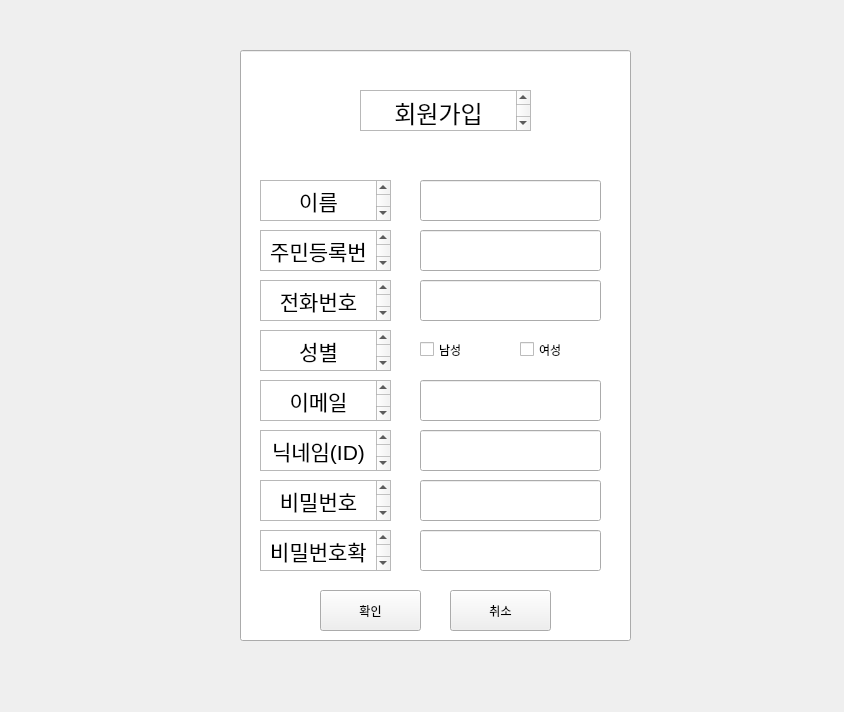
<?xml version="1.0" encoding="UTF-8"?>
<ui version="4.0">
 <class>Form</class>
 <widget class="QWidget" name="Form">
  <property name="geometry">
   <rect>
    <x>0</x>
    <y>0</y>
    <width>844</width>
    <height>712</height>
   </rect>
  </property>
  <property name="windowTitle">
   <string>Form</string>
  </property>
  <widget class="QLineEdit" name="lineEdit">
   <property name="geometry">
    <rect>
     <x>240</x>
     <y>50</y>
     <width>391</width>
     <height>591</height>
    </rect>
   </property>
   <property name="readOnly">
    <bool>true</bool>
   </property>
  </widget>
  <widget class="QTextEdit" name="textEdit">
   <property name="geometry">
    <rect>
     <x>360</x>
     <y>90</y>
     <width>171</width>
     <height>41</height>
    </rect>
   </property>
   <property name="readOnly">
    <bool>true</bool>
   </property>
   <property name="html">
    <string>&lt;!DOCTYPE HTML PUBLIC &quot;-//W3C//DTD HTML 4.0//EN&quot; &quot;http://www.w3.org/TR/REC-html40/strict.dtd&quot;&gt;
&lt;html&gt;&lt;head&gt;&lt;meta name=&quot;qrichtext&quot; content=&quot;1&quot; /&gt;&lt;meta charset=&quot;utf-8&quot; /&gt;&lt;style type=&quot;text/css&quot;&gt;
p, li { white-space: pre-wrap; }
hr { height: 1px; border-width: 0; }
li.unchecked::marker { content: &quot;\2610&quot;; }
li.checked::marker { content: &quot;\2612&quot;; }
&lt;/style&gt;&lt;/head&gt;&lt;body style=&quot; font-family:'Sans Serif'; font-size:9pt; font-weight:400; font-style:normal;&quot;&gt;
&lt;p align=&quot;center&quot; style=&quot; margin-top:0px; margin-bottom:0px; margin-left:0px; margin-right:0px; -qt-block-indent:0; text-indent:0px;&quot;&gt;&lt;span style=&quot; font-size:18pt;&quot;&gt;회원가입&lt;/span&gt;&lt;/p&gt;&lt;/body&gt;&lt;/html&gt;</string>
   </property>
  </widget>
  <widget class="QTextEdit" name="textEdit_2">
   <property name="geometry">
    <rect>
     <x>260</x>
     <y>180</y>
     <width>131</width>
     <height>41</height>
    </rect>
   </property>
   <property name="readOnly">
    <bool>true</bool>
   </property>
   <property name="html">
    <string>&lt;!DOCTYPE HTML PUBLIC &quot;-//W3C//DTD HTML 4.0//EN&quot; &quot;http://www.w3.org/TR/REC-html40/strict.dtd&quot;&gt;
&lt;html&gt;&lt;head&gt;&lt;meta name=&quot;qrichtext&quot; content=&quot;1&quot; /&gt;&lt;meta charset=&quot;utf-8&quot; /&gt;&lt;style type=&quot;text/css&quot;&gt;
p, li { white-space: pre-wrap; }
hr { height: 1px; border-width: 0; }
li.unchecked::marker { content: &quot;\2610&quot;; }
li.checked::marker { content: &quot;\2612&quot;; }
&lt;/style&gt;&lt;/head&gt;&lt;body style=&quot; font-family:'Sans Serif'; font-size:9pt; font-weight:400; font-style:normal;&quot;&gt;
&lt;p align=&quot;center&quot; style=&quot; margin-top:0px; margin-bottom:0px; margin-left:0px; margin-right:0px; -qt-block-indent:0; text-indent:0px;&quot;&gt;&lt;span style=&quot; font-size:16pt;&quot;&gt;이름&lt;/span&gt;&lt;/p&gt;&lt;/body&gt;&lt;/html&gt;</string>
   </property>
  </widget>
  <widget class="QTextEdit" name="textEdit_3">
   <property name="geometry">
    <rect>
     <x>260</x>
     <y>230</y>
     <width>131</width>
     <height>41</height>
    </rect>
   </property>
   <property name="readOnly">
    <bool>true</bool>
   </property>
   <property name="html">
    <string>&lt;!DOCTYPE HTML PUBLIC &quot;-//W3C//DTD HTML 4.0//EN&quot; &quot;http://www.w3.org/TR/REC-html40/strict.dtd&quot;&gt;
&lt;html&gt;&lt;head&gt;&lt;meta name=&quot;qrichtext&quot; content=&quot;1&quot; /&gt;&lt;meta charset=&quot;utf-8&quot; /&gt;&lt;style type=&quot;text/css&quot;&gt;
p, li { white-space: pre-wrap; }
hr { height: 1px; border-width: 0; }
li.unchecked::marker { content: &quot;\2610&quot;; }
li.checked::marker { content: &quot;\2612&quot;; }
&lt;/style&gt;&lt;/head&gt;&lt;body style=&quot; font-family:'Sans Serif'; font-size:9pt; font-weight:400; font-style:normal;&quot;&gt;
&lt;p align=&quot;center&quot; style=&quot; margin-top:0px; margin-bottom:0px; margin-left:0px; margin-right:0px; -qt-block-indent:0; text-indent:0px;&quot;&gt;&lt;span style=&quot; font-size:16pt;&quot;&gt;주민등록번호&lt;/span&gt;&lt;/p&gt;&lt;/body&gt;&lt;/html&gt;</string>
   </property>
  </widget>
  <widget class="QTextEdit" name="textEdit_4">
   <property name="geometry">
    <rect>
     <x>260</x>
     <y>280</y>
     <width>131</width>
     <height>41</height>
    </rect>
   </property>
   <property name="readOnly">
    <bool>true</bool>
   </property>
   <property name="html">
    <string>&lt;!DOCTYPE HTML PUBLIC &quot;-//W3C//DTD HTML 4.0//EN&quot; &quot;http://www.w3.org/TR/REC-html40/strict.dtd&quot;&gt;
&lt;html&gt;&lt;head&gt;&lt;meta name=&quot;qrichtext&quot; content=&quot;1&quot; /&gt;&lt;meta charset=&quot;utf-8&quot; /&gt;&lt;style type=&quot;text/css&quot;&gt;
p, li { white-space: pre-wrap; }
hr { height: 1px; border-width: 0; }
li.unchecked::marker { content: &quot;\2610&quot;; }
li.checked::marker { content: &quot;\2612&quot;; }
&lt;/style&gt;&lt;/head&gt;&lt;body style=&quot; font-family:'Sans Serif'; font-size:9pt; font-weight:400; font-style:normal;&quot;&gt;
&lt;p align=&quot;center&quot; style=&quot; margin-top:0px; margin-bottom:0px; margin-left:0px; margin-right:0px; -qt-block-indent:0; text-indent:0px;&quot;&gt;&lt;span style=&quot; font-size:16pt;&quot;&gt;전화번호&lt;/span&gt;&lt;/p&gt;&lt;/body&gt;&lt;/html&gt;</string>
   </property>
  </widget>
  <widget class="QTextEdit" name="textEdit_5">
   <property name="geometry">
    <rect>
     <x>260</x>
     <y>330</y>
     <width>131</width>
     <height>41</height>
    </rect>
   </property>
   <property name="readOnly">
    <bool>true</bool>
   </property>
   <property name="html">
    <string>&lt;!DOCTYPE HTML PUBLIC &quot;-//W3C//DTD HTML 4.0//EN&quot; &quot;http://www.w3.org/TR/REC-html40/strict.dtd&quot;&gt;
&lt;html&gt;&lt;head&gt;&lt;meta name=&quot;qrichtext&quot; content=&quot;1&quot; /&gt;&lt;meta charset=&quot;utf-8&quot; /&gt;&lt;style type=&quot;text/css&quot;&gt;
p, li { white-space: pre-wrap; }
hr { height: 1px; border-width: 0; }
li.unchecked::marker { content: &quot;\2610&quot;; }
li.checked::marker { content: &quot;\2612&quot;; }
&lt;/style&gt;&lt;/head&gt;&lt;body style=&quot; font-family:'Sans Serif'; font-size:9pt; font-weight:400; font-style:normal;&quot;&gt;
&lt;p align=&quot;center&quot; style=&quot; margin-top:0px; margin-bottom:0px; margin-left:0px; margin-right:0px; -qt-block-indent:0; text-indent:0px;&quot;&gt;&lt;span style=&quot; font-size:16pt;&quot;&gt;성별&lt;/span&gt;&lt;/p&gt;&lt;/body&gt;&lt;/html&gt;</string>
   </property>
  </widget>
  <widget class="QTextEdit" name="textEdit_6">
   <property name="geometry">
    <rect>
     <x>260</x>
     <y>380</y>
     <width>131</width>
     <height>41</height>
    </rect>
   </property>
   <property name="readOnly">
    <bool>true</bool>
   </property>
   <property name="html">
    <string>&lt;!DOCTYPE HTML PUBLIC &quot;-//W3C//DTD HTML 4.0//EN&quot; &quot;http://www.w3.org/TR/REC-html40/strict.dtd&quot;&gt;
&lt;html&gt;&lt;head&gt;&lt;meta name=&quot;qrichtext&quot; content=&quot;1&quot; /&gt;&lt;meta charset=&quot;utf-8&quot; /&gt;&lt;style type=&quot;text/css&quot;&gt;
p, li { white-space: pre-wrap; }
hr { height: 1px; border-width: 0; }
li.unchecked::marker { content: &quot;\2610&quot;; }
li.checked::marker { content: &quot;\2612&quot;; }
&lt;/style&gt;&lt;/head&gt;&lt;body style=&quot; font-family:'Sans Serif'; font-size:9pt; font-weight:400; font-style:normal;&quot;&gt;
&lt;p align=&quot;center&quot; style=&quot; margin-top:0px; margin-bottom:0px; margin-left:0px; margin-right:0px; -qt-block-indent:0; text-indent:0px;&quot;&gt;&lt;span style=&quot; font-size:16pt;&quot;&gt;이메일&lt;/span&gt;&lt;/p&gt;&lt;/body&gt;&lt;/html&gt;</string>
   </property>
  </widget>
  <widget class="QTextEdit" name="textEdit_7">
   <property name="geometry">
    <rect>
     <x>260</x>
     <y>430</y>
     <width>131</width>
     <height>41</height>
    </rect>
   </property>
   <property name="readOnly">
    <bool>true</bool>
   </property>
   <property name="html">
    <string>&lt;!DOCTYPE HTML PUBLIC &quot;-//W3C//DTD HTML 4.0//EN&quot; &quot;http://www.w3.org/TR/REC-html40/strict.dtd&quot;&gt;
&lt;html&gt;&lt;head&gt;&lt;meta name=&quot;qrichtext&quot; content=&quot;1&quot; /&gt;&lt;meta charset=&quot;utf-8&quot; /&gt;&lt;style type=&quot;text/css&quot;&gt;
p, li { white-space: pre-wrap; }
hr { height: 1px; border-width: 0; }
li.unchecked::marker { content: &quot;\2610&quot;; }
li.checked::marker { content: &quot;\2612&quot;; }
&lt;/style&gt;&lt;/head&gt;&lt;body style=&quot; font-family:'Sans Serif'; font-size:9pt; font-weight:400; font-style:normal;&quot;&gt;
&lt;p align=&quot;center&quot; style=&quot; margin-top:0px; margin-bottom:0px; margin-left:0px; margin-right:0px; -qt-block-indent:0; text-indent:0px;&quot;&gt;&lt;span style=&quot; font-size:16pt;&quot;&gt;닉네임(ID)&lt;/span&gt;&lt;/p&gt;&lt;/body&gt;&lt;/html&gt;</string>
   </property>
  </widget>
  <widget class="QTextEdit" name="textEdit_8">
   <property name="geometry">
    <rect>
     <x>260</x>
     <y>480</y>
     <width>131</width>
     <height>41</height>
    </rect>
   </property>
   <property name="readOnly">
    <bool>true</bool>
   </property>
   <property name="html">
    <string>&lt;!DOCTYPE HTML PUBLIC &quot;-//W3C//DTD HTML 4.0//EN&quot; &quot;http://www.w3.org/TR/REC-html40/strict.dtd&quot;&gt;
&lt;html&gt;&lt;head&gt;&lt;meta name=&quot;qrichtext&quot; content=&quot;1&quot; /&gt;&lt;meta charset=&quot;utf-8&quot; /&gt;&lt;style type=&quot;text/css&quot;&gt;
p, li { white-space: pre-wrap; }
hr { height: 1px; border-width: 0; }
li.unchecked::marker { content: &quot;\2610&quot;; }
li.checked::marker { content: &quot;\2612&quot;; }
&lt;/style&gt;&lt;/head&gt;&lt;body style=&quot; font-family:'Sans Serif'; font-size:9pt; font-weight:400; font-style:normal;&quot;&gt;
&lt;p align=&quot;center&quot; style=&quot; margin-top:0px; margin-bottom:0px; margin-left:0px; margin-right:0px; -qt-block-indent:0; text-indent:0px;&quot;&gt;&lt;span style=&quot; font-size:16pt;&quot;&gt;비밀번호&lt;/span&gt;&lt;/p&gt;&lt;/body&gt;&lt;/html&gt;</string>
   </property>
  </widget>
  <widget class="QTextEdit" name="textEdit_9">
   <property name="geometry">
    <rect>
     <x>260</x>
     <y>530</y>
     <width>131</width>
     <height>41</height>
    </rect>
   </property>
   <property name="readOnly">
    <bool>true</bool>
   </property>
   <property name="html">
    <string>&lt;!DOCTYPE HTML PUBLIC &quot;-//W3C//DTD HTML 4.0//EN&quot; &quot;http://www.w3.org/TR/REC-html40/strict.dtd&quot;&gt;
&lt;html&gt;&lt;head&gt;&lt;meta name=&quot;qrichtext&quot; content=&quot;1&quot; /&gt;&lt;meta charset=&quot;utf-8&quot; /&gt;&lt;style type=&quot;text/css&quot;&gt;
p, li { white-space: pre-wrap; }
hr { height: 1px; border-width: 0; }
li.unchecked::marker { content: &quot;\2610&quot;; }
li.checked::marker { content: &quot;\2612&quot;; }
&lt;/style&gt;&lt;/head&gt;&lt;body style=&quot; font-family:'Sans Serif'; font-size:9pt; font-weight:400; font-style:normal;&quot;&gt;
&lt;p align=&quot;center&quot; style=&quot; margin-top:0px; margin-bottom:0px; margin-left:0px; margin-right:0px; -qt-block-indent:0; text-indent:0px;&quot;&gt;&lt;span style=&quot; font-size:16pt;&quot;&gt;비밀번호확인&lt;/span&gt;&lt;/p&gt;&lt;/body&gt;&lt;/html&gt;</string>
   </property>
  </widget>
  <widget class="QCheckBox" name="man_checkbox">
   <property name="geometry">
    <rect>
     <x>420</x>
     <y>340</y>
     <width>79</width>
     <height>19</height>
    </rect>
   </property>
   <property name="text">
    <string>남성</string>
   </property>
  </widget>
  <widget class="QCheckBox" name="woman_checkbox">
   <property name="geometry">
    <rect>
     <x>520</x>
     <y>340</y>
     <width>79</width>
     <height>19</height>
    </rect>
   </property>
   <property name="text">
    <string>여성</string>
   </property>
  </widget>
  <widget class="QPushButton" name="btn_check">
   <property name="geometry">
    <rect>
     <x>320</x>
     <y>590</y>
     <width>101</width>
     <height>41</height>
    </rect>
   </property>
   <property name="text">
    <string>확인</string>
   </property>
  </widget>
  <widget class="QPushButton" name="btn_cancel">
   <property name="geometry">
    <rect>
     <x>450</x>
     <y>590</y>
     <width>101</width>
     <height>41</height>
    </rect>
   </property>
   <property name="text">
    <string>취소</string>
   </property>
  </widget>
  <widget class="QLineEdit" name="name_edit">
   <property name="geometry">
    <rect>
     <x>420</x>
     <y>180</y>
     <width>181</width>
     <height>41</height>
    </rect>
   </property>
  </widget>
  <widget class="QLineEdit" name="jumin_edit">
   <property name="geometry">
    <rect>
     <x>420</x>
     <y>230</y>
     <width>181</width>
     <height>41</height>
    </rect>
   </property>
  </widget>
  <widget class="QLineEdit" name="phone_edit">
   <property name="geometry">
    <rect>
     <x>420</x>
     <y>280</y>
     <width>181</width>
     <height>41</height>
    </rect>
   </property>
  </widget>
  <widget class="QLineEdit" name="email_edit">
   <property name="geometry">
    <rect>
     <x>420</x>
     <y>380</y>
     <width>181</width>
     <height>41</height>
    </rect>
   </property>
  </widget>
  <widget class="QLineEdit" name="nickname_edit">
   <property name="geometry">
    <rect>
     <x>420</x>
     <y>430</y>
     <width>181</width>
     <height>41</height>
    </rect>
   </property>
  </widget>
  <widget class="QLineEdit" name="password_edit">
   <property name="geometry">
    <rect>
     <x>420</x>
     <y>480</y>
     <width>181</width>
     <height>41</height>
    </rect>
   </property>
  </widget>
  <widget class="QLineEdit" name="password_confirm_edit">
   <property name="geometry">
    <rect>
     <x>420</x>
     <y>530</y>
     <width>181</width>
     <height>41</height>
    </rect>
   </property>
  </widget>
 </widget>
 <resources/>
 <connections/>
</ui>
